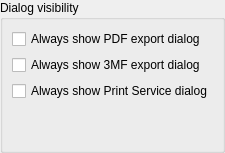
      <widget class="QWidget" name="pageDialogs">
       <layout class="QVBoxLayout" name="verticalLayout_18">
        <property name="leftMargin">
         <number>0</number>
        </property>
        <property name="topMargin">
         <number>0</number>
        </property>
        <property name="rightMargin">
         <number>0</number>
        </property>
        <property name="bottomMargin">
         <number>0</number>
        </property>
        <item>
         <widget class="QGroupBox" name="groupBox">
          <property name="title">
           <string>Dialog visibility</string>
          </property>
          <layout class="QVBoxLayout" name="verticalLayout_19">
           <item>
            <widget class="QCheckBox" name="checkBoxAlwaysShowExportPdfDialog">
             <property name="text">
              <string>Always show PDF export dialog</string>
             </property>
            </widget>
           </item>
           <item>
            <widget class="QCheckBox" name="checkBoxAlwaysShowExport3mfDialog">
             <property name="text">
              <string>Always show 3MF export dialog</string>
             </property>
            </widget>
           </item>
           <item>
            <widget class="QCheckBox" name="checkBoxAlwaysShowPrintServiceDialog">
             <property name="text">
              <string>Always show Print Service dialog</string>
             </property>
            </widget>
           </item>
           <item>
            <spacer name="verticalSpacer">
             <property name="orientation">
              <enum>Qt::Vertical</enum>
             </property>
             <property name="sizeHint" stdset="0">
              <size>
               <width>20</width>
               <height>40</height>
              </size>
             </property>
            </spacer>
           </item>
          </layout>
         </widget>
        </item>
       </layout>
      </widget>
